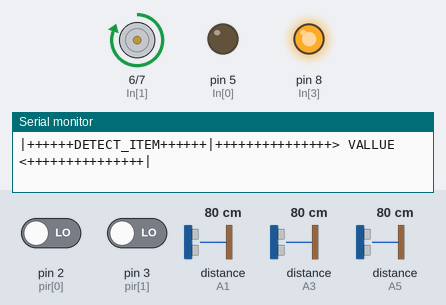
Recording of a sketch running on a simulated Arduino Uno, built with avr-gcc and run on an emulated ATmega328P. On the bench: motor-driver pin pairs drawn as motors (green arrow = first pin HIGH = forward, orange = second pin HIGH = backward, longer = more drive), output pins drawn as LEDs (lit = HIGH), the last lines printed to the serial monitor. Wiring (inferred from the names in the program): 3 × ultrasonic range finder: trigger A0, echo A1 / trigger A2, echo A3 / trigger A4, echo A5. Dashed ring = blinking. Inputs (shaded band) come from the test bench; at power-on: distance to the obstacle (sensors on A1, A3, A5) 80 cm, pin 2 (pir[0]) LOW, pin 3 (pir[1]) LOW. The echo pulse lasts 58.3 µs per cm; pins used as bus, display or sensor lines are not drawn.

Above: at 2.1 s.
2.2 s: distance to the obstacle (sensor on A1) set to 2 cm
At 3.6 s:
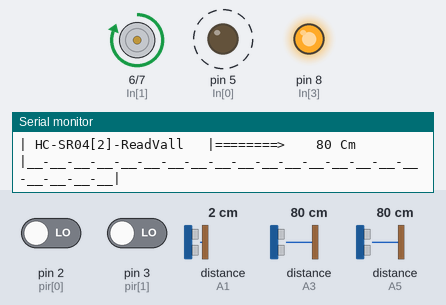
5.9 s: distance to the obstacle (sensor on A3) set to 22 cm
9.4 s: distance to the obstacle (sensor on A3) set to 18 cm
At 10.7 s:
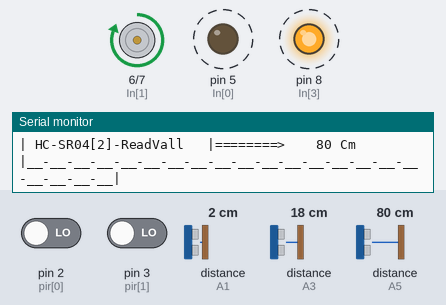
13.1 s: pin 2 (pir[0]) driven HIGH
At 14.4 s:
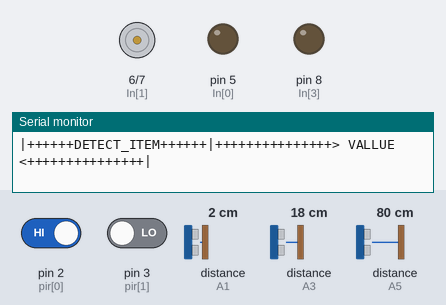
14.7 s: distance to the obstacle (sensor on A3) set to 35 cm
18.4 s: pin 2 (pir[0]) driven LOW
At 19.7 s:
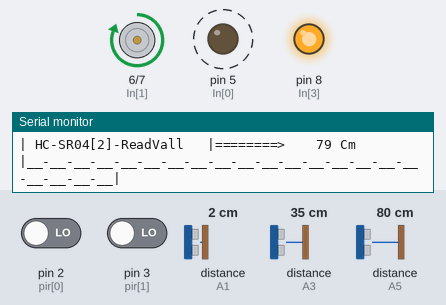
Timing chart, 0 to 23.1 s (numbered marks = the images above; inputs shaded):
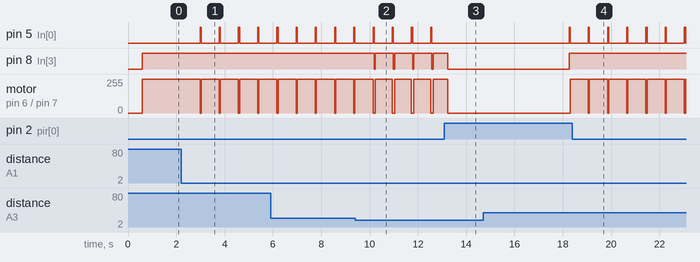

The sketch:

Sriii.ino
```cpp
/*
  Pir 1 =====> D2
  Pir 2 =====> D3

              Trig   Echo
  HcSr04 ===> A0      A1
              A2      A3
              A4      A5

  LM Driver Motor DC In1      D5
                     In2      D6
                     In3      D7
                     In4      D8

*/

const byte trig[] = {A0, A2, A4};
const byte echo[] = {A1, A3, A5};
const byte In[]   = {5, 6, 7, 8};
const byte pir[]  = {2, 3}; // [0] detect montion front


int pirVallFront, pirVallBehind;
long duration0, dist0, duration1, dist1, duration2, dist2;

unsigned long interval = 500; // the time we need to wait
long previousMillis = 0; // millis() returns an unsigned long.


void setup() {
  // put your setup code here, to run once:
  Serial.begin(9600);

    pinMode(pir[0], INPUT);
    pinMode(pir[1], INPUT);

    pinMode(trig[0], OUTPUT);
    pinMode(echo[0], INPUT);
    pinMode(trig[1], OUTPUT);
    pinMode(echo[1], INPUT);
    pinMode(trig[2], OUTPUT);
    pinMode(echo[2], INPUT);

    pinMode(In[0], OUTPUT);
    pinMode(In[1], OUTPUT);
    pinMode(In[2], OUTPUT);
    pinMode(In[3], OUTPUT);


  Serial.println("Load Setup Success...");
  Serial.println("Start...");

}

void loop() {
  // put your main code here, to run repeatedly:

unsigned long currentMillis = millis();
if ((unsigned long)(currentMillis - previousMillis) >= interval) {

    Serial.println("|++++++DETECT_ITEM++++++|+++++++++++++++> VALLUE <+++++++++++++++|");
    GetPirFront();
    Serial.print("| PirFront[0]-ReadVall  |========>    ");
    Serial.println(pirVallFront);

    // GetPirBehind();
    Serial.print("| PirBehind[1]-ReadVall |========>    ");
    Serial.println(pirVallBehind);

    //----------------------------------HCSR04------------------------------------//

    Getdist0();
    Serial.print("| HC-SR04[0]-ReadVall   |========>    ");
    Serial.print(dist0);
    Serial.println(" Cm");

    Getdist1();
    Serial.print("| HC-SR04[1]-ReadVall   |========>    ");
    Serial.print(dist1);
    Serial.println(" Cm");

    Getdist2();
    Serial.print("| HC-SR04[2]-ReadVall   |========>    ");
    Serial.print(dist2);
    Serial.println(" Cm");
    Serial.println("|__-__-__-__-__-__-__-__-__-__-__-__-__-__-__-__-__-__-__-__-__|");

    previousMillis = millis();
  }

}


uint8_t GetPirFront(){
  pirVallFront = digitalRead(pir[0]);
  if(pirVallFront == 1){
    stp();
    delay(5000);
    pirVallBehind = digitalRead(pir[1]);
    if (pirVallBehind == 1){
        stp();
        delay(3000);
    }

  }
  return pirVallFront, pirVallBehind;
}

uint8_t Getdist0(){
  digitalWrite(trig[0], LOW);delayMicroseconds(2);
  digitalWrite(trig[0], HIGH);delayMicroseconds(10);
  digitalWrite(trig[0], LOW);
  duration0 = pulseIn(echo[0], HIGH);
  dist0 = duration0/58.2;
  if(dist0 < 20){
    left();
  }else{
    forward();
  }
  return dist0;
}

uint8_t Getdist1(){
  digitalWrite(trig[1], LOW);delayMicroseconds(2);
  digitalWrite(trig[1], HIGH);delayMicroseconds(10);
  digitalWrite(trig[1], LOW);
  duration1 = pulseIn(echo[1], HIGH);
  dist1 = duration1/58.2;
  if(dist1 < 20){
    right();
  }else{
    forward();
  }
  return dist1;
}

uint8_t Getdist2(){
  digitalWrite(trig[2], LOW);delayMicroseconds(2);
  digitalWrite(trig[2], HIGH);delayMicroseconds(10);
  digitalWrite(trig[2], LOW);
  duration2 = pulseIn(echo[2], HIGH);
  dist2 = duration2/58.2;
  if(dist2 < 20){
    right();
  }else{
    forward();
  }
  return dist2;
}


void forward(){
  digitalWrite(In[0], LOW);
  digitalWrite(In[1], HIGH);
  digitalWrite(In[2], LOW);
  digitalWrite(In[3], HIGH);


  }

void backof(){
  digitalWrite(In[0], HIGH);
  digitalWrite(In[1], LOW);
  digitalWrite(In[2], HIGH);     //Mundur func.
  digitalWrite(In[3], LOW);


  }

void left(){
  digitalWrite(In[0], HIGH);
  digitalWrite(In[1], LOW);
  digitalWrite(In[2], LOW);
  digitalWrite(In[3], HIGH);

  }


//-- balik kanan
void right(){
  digitalWrite(In[0], LOW);
  digitalWrite(In[1], HIGH);
  digitalWrite(In[2], HIGH);
  digitalWrite(In[3], LOW);

  }

void stp(){
  digitalWrite(In[0], LOW);
  digitalWrite(In[1], LOW);
  digitalWrite(In[2], LOW);
  digitalWrite(In[3], LOW);

  }
```

Measured:
- the behaviour switches between 21 and 20 cm on distance to the obstacle (sensor on A3) (found by bisection; images 1 and 2)
- after the input at 2.2 s, pin 5 (In[0]): alternates HIGH for 0.05 s and LOW for 0.75 s, starting after 0.78 s; motor on pin 6 (In[1]) / pin 7 (In[2]): alternates forward 255/255 for 0.75 s and stopped for 0.05 s, starting after 0.78 s
- after the input at 9.4 s, pin 8 (In[3]): alternates HIGH for 0.75 s and LOW for 0.05 s, starting after 0.79 s
- after the input at 13.1 s, pin 5 (In[0]): stops changing and stays LOW
- after the input at 18.4 s, pin 5 (In[0]): alternates HIGH for 0.05 s and LOW for 0.75 s, starting after 0.66 s; pin 8 (In[3]): stays HIGH (without the input it goes to LOW after 0.57 s)
